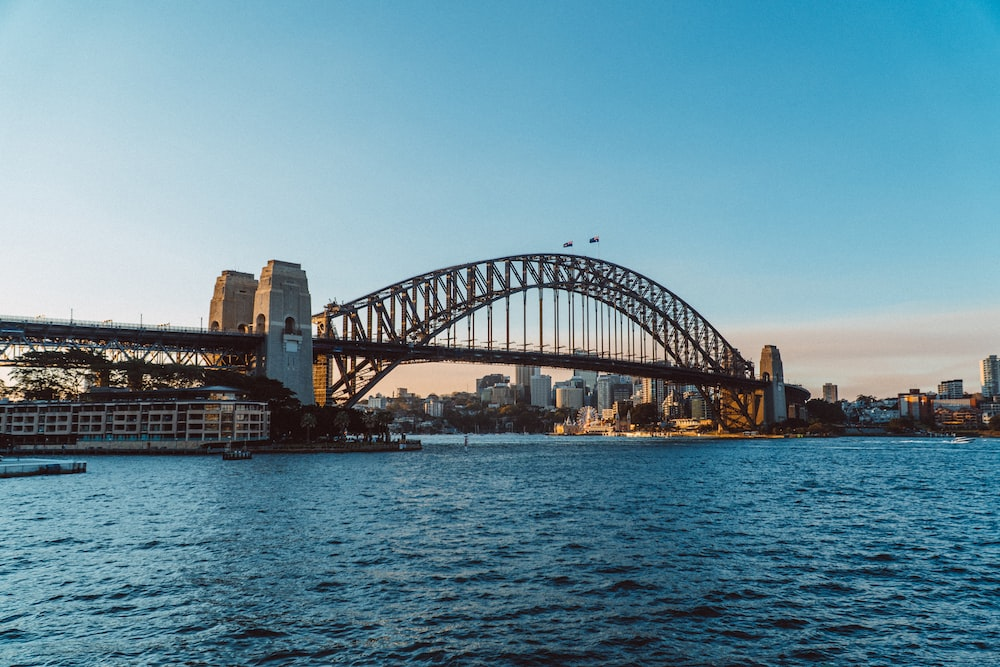
#> input picture image_prep/The-Sydney-Harbor-Bridge.jpg, 1000 x 667 px, found by its file name
$ python image_scaling.py
#> lines starting #> are read from the running program, lines starting #| are printed output that depends on the picture; long printed decimals are rounded
from PIL import Image
from matplotlib import pyplot
from numpy import asarray

image = Image.open("image_prep/The-Sydney-Harbor-Bridge.jpg")
#> image is the input picture: PIL image 1000x667 RGB; mean R, G, B 102.6, 140.2, 155.3

pixels = asarray(image)
print(f"Data type: {pixels.dtype}")
#| Data type: uint8
print(f"Min: {pixels.min()} Max: {pixels.max()}")
#| Min: 0 Max: 255

pixels = pixels.astype("float32")

pixels /= 255.0
print(f"Min: {pixels.min()} Max: {pixels.max()}")
#| Min: 0.0 Max: 1.0

print("----------------------------------------------------------------\n")
# global centering pixel values

pixels = asarray(image)
pixels = pixels.astype("float32")

mean = pixels.mean()
#> mean = 132.7
print("Mean: ", mean)
#| Mean:  132.707
print(f"Min: {pixels.min()} Max: {pixels.max()}")
#| Min: 0.0 Max: 255.0

pixels = pixels - mean
mean = pixels.mean()
#> mean = 1.17e-05

print("Mean: %.3f" % mean)
#| Mean: 0.000
print("Min: %.3f  Max: %.3f" % (pixels.min(), pixels.max()))
#| Min: -132.707  Max: 122.293

print("----------------------------------------------------------------\n")
# local centering pixel values

pixels = asarray(image)
pixels = pixels.astype("float32")

means = pixels.mean(axis=(0,1), dtype="float64")
#> means = [102.6, 140.2, 155.3]
print("Means: %s" % means)
#| Means: [102.581 140.196 155.345]
print(f"Mins: {pixels.min(axis=(0,1))} Max: {pixels.max(axis=(0,1))}")
#| Mins: [0. 0. 0.] Max: [255. 254. 255.]

pixels -= means
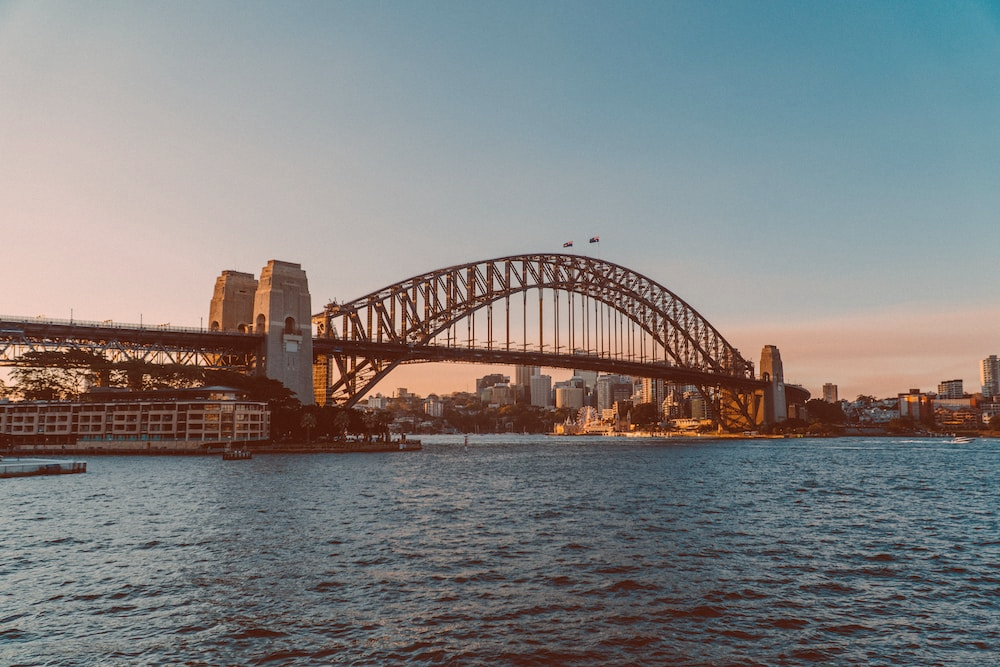
#> pixels: shape (667, 1000, 3) float32; mean R, G, B -0.1, 0.1, 0.1; drawn with min black and max white
means = pixels.mean(axis=(0,1), dtype="float64")
#> means = [-1.26e-06, -1.11e-06, -2.13e-07]
print("Means: %s" % means)
#| Means: [-1.26245126e-06 -1.10679398e-06 -2.12605479e-07]
print(f"Mins: {pixels.min(axis=(0,1))} Max: {pixels.max(axis=(0,1))}")
#| Mins: [-102.581 -140.196 -155.345] Max: [152.419 113.804  99.655]

print("----------------------------------------------------------------\n")
# per channel pixel standardization

pixels = asarray(image)

pixels = pixels.astype("float32")

means = pixels.mean(axis=(0,1), dtype="float64")
#> means = [102.6, 140.2, 155.3]
stds = pixels.std(axis=(0,1), dtype="float64")
#> stds = [59.21, 60.06, 63.32]
print("Means: %s, Stds: %s" % (means, stds))
#| Means: [102.581 140.196 155.345], Stds: [59.214  60.064 63.323]
pixels = (pixels - means) / stds

means = pixels.mean(axis=(0,1), dtype="float64")
#> means = [-3.77e-14, 7.2e-14, -9.38e-14]
stds = pixels.std(axis=(0,1), dtype="float64")
#> stds = [1, 1, 1]
print("Means: %s, Stds: %s" % (means, stds))
#| Means: [-3.76711697e-14  7.20304544e-14 -9.37932571e-14], Stds: [1. 1. 1.]
